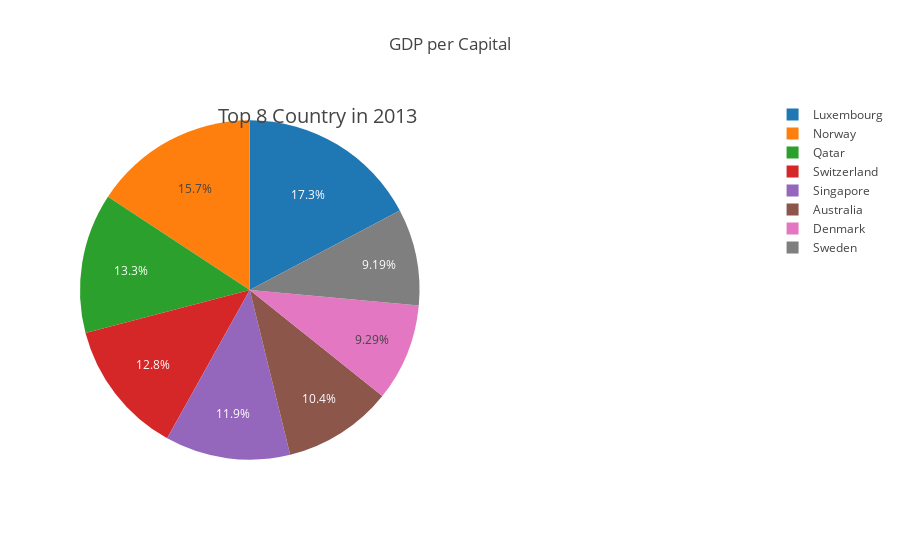

The notebook cell this image was saved under:
### Code cell
#Gdp per capita rates of the first 8 countries in 2013 with piechard
new_index = (data2013["gdp_per_capita ($)"].sort_values(ascending = False)).index.values
data_per_capita = data2013.reindex(new_index)
piedata= data_per_capita.iloc[:8]
fig = {
       "data":[
               {
                 "values": piedata["gdp_per_capita ($)"],
                 "labels": piedata.index,
                 "domain":{"x":[0,0.5]},
                 "name":  "gdp per capita",
                 "hoverinfo":"label+percent+name",
                 "type":"pie"
                       },],
    "layout":{
            "title":"GDP per Capital",
            "annotations":[{
                    "font":{"size":20},
                    "showarrow": False,
                    "text": "Top 8 Country in 2013",
                    "x":0.20,
                    "y": 1
                    }]
            }
    }

iplot(fig)

### Figure 1 — Plotly figure (JSON) as saved in the notebook; plotly's stock layout.template omitted (floating-point values rounded to 4 significant figures)
{"data": [{"domain": {"x": [0, 0.5]}, "hoverinfo": "label+percent+name", "labels": ["Luxembourg", "Norway", "Qatar", "Switzerland", "Singapore", "Australia", "Denmark", "Sweden"], "name": "gdp per capita", "type": "pie", "uid": "8f5426f4-e743-4a15-957e-8629cc44d12c", "values": [120423, 109804, 93066, 89634, 83151, 72856, 64831, 64133]}], "layout": {"annotations": [{"font": {"size": 20}, "showarrow": false, "text": "Top 8 Country in 2013", "x": 0.2, "y": 1}], "title": {"text": "GDP per Capital"}}}
